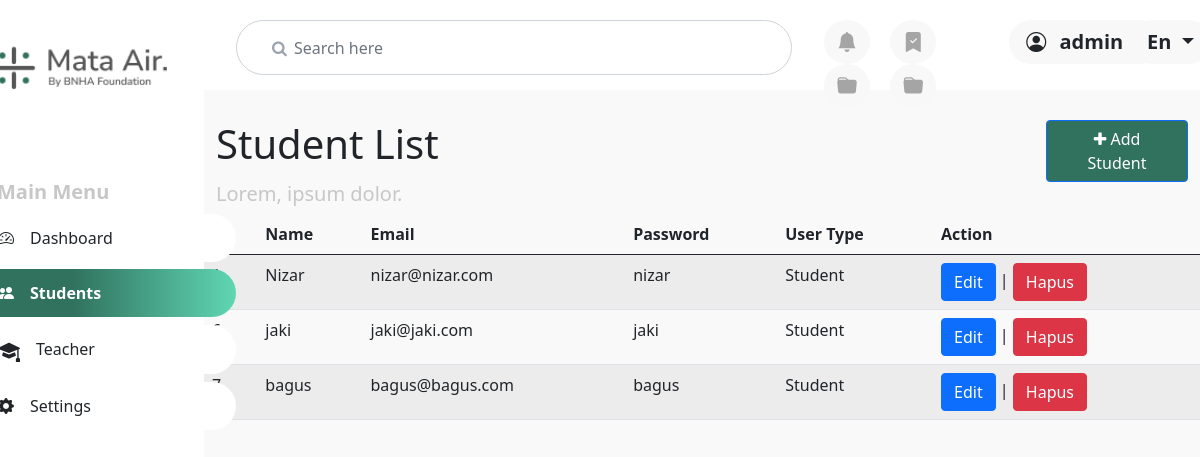
Page /students.php (signed in) on the committed database.
### tables this page shows
CREATE TABLE `user` (
  `id` int(11) NOT NULL,
  `nama` varchar(64) NOT NULL,
  `email` varchar(32) NOT NULL,
  `password` varchar(255) NOT NULL,
  `level` varchar(10) NOT NULL
);

### students.php (the view, shortened to what this page needs)
<?php
include 'config.php';
?>
<!DOCTYPE html>
<html lang="en">
<head>
    <link rel="stylesheet" href="css/students.css">
    <link href="https://cdn.jsdelivr.net/npm/bootstrap@5.0.2/dist/css/bootstrap.min.css" rel="stylesheet"
>
    <link href="https://cdn.jsdelivr.net/npm/bootstrap-icons@1.5.0/font/bootstrap-icons.css" rel="stylesheet" />
    <link href="https://cdnjs.cloudflare.com/ajax/libs/font-awesome/4.7.0/css/font-awesome.min.css" rel="stylesheet" />
</head>
<body>
    <div class="dashboard">
        <div class="menu">
            <div class="fixx">
                <div class="row">
                    <img src="assets/logo.png" alt="logo">
                </div>
                <h2 style="margin-top: 50px;">Main Menu</h2>
                <div class="row">
                    <div class="col-4">
                        <div class="list-group fs-6 px-3" id="list-tab" role="tablist">
                            <a class="list-group-item mb-2 list-group-item-action" id="list-home-list"
                                 href="dashboard.php" role="tab" aria-controls="list-home"><i
                                    class="bi bi-speedometer2 me-3"></i>Dashboard</a>
                            <a class="list-group-item mb-2 list-group-item-action active" id="list-profile-list"
                                data-bs-toggle="list" href="#list-profile" role="tab" aria-controls="list-profile"><i
                                    class="bi bi-people-fill me-3"></i>Students</a>
                            <a class="list-group-item mb-2 list-group-item-action" id="list-messages-list"
                                data-bs-toggle="list" href="#list-messages" role="tab"
                                aria-controls="list-messages">Teacher</a>
                            <a class="list-group-item mb-2 list-group-item-action" id="list-settings-list"
                                data-bs-toggle="list" href="#list-settings" role="tab" aria-controls="list-settings"><i
                                    class="bi bi-gear-fill me-3"></i>Settings</a>
                        </div>
                    </div>
                </div>
            </div>
        </div>
        <div class="desbor overflow-hidden">
             <div class="kotakan"
                style="width: 100%; height: 90px; display: block; position: fixed; background-color: white; z-index: 4;">
                <div class="row height " style="margin: 20px; margin-left:20px;">
                    <div class="col-6 ">
                        <div class="form "> <i class="fa fa-search ps-3"></i> <input type="text"
                                class="form-control form-input ps-4" placeholder="Search here"></div>
                    </div>
                    <div class="col-2">
                        <button type="button" class="btn fs-5 mx-2" style="border-radius: 50%; background-color: #F8F8F8 ;color: #A5A5A5;"><i class="bi bi-bell-fill"></i></button>
                        <button type="button" class="btn fs-5 mx-2" style="border-radius: 50%; background-color: #F8F8F8 ;color: #A5A5A5;"><i class="bi bi-bookmark-check-fill"></i></button>
                        <button type="button" class="btn fs-5 mx-2" style="border-radius: 50%; background-color: #F8F8F8 ;color: #A5A5A5;"><i class="bi bi-folder-fill"></i></button>
                        <button type="button" class="btn fs-5 mx-2" style="border-radius: 50%; background-color: #F8F8F8 ;color: #A5A5A5;"><i class="bi bi-folder-fill"></i></button>
                    </div>
                    <div class="col-1">
                        <div class="dropdown">
                            <button class="btn dropdown-toggle px-3 fw-bold fs-5" type="button" id="Akun" data-bs-toggle="dropdown" aria-expanded="false" style="border-radius: 40px; background-color:  #F8F8F8;">
                                <i class="bi bi-person-circle pe-2 "></i> <?php echo $_SESSION['nama']; ?>
                            </button>
                        </div>
                    </div>
                    <div class="col-1 ms-4">
                        <div class="dropdown">
                            <button class="btn dropdown-toggle px-3 fw-bold fs-5" type="button" id="Bahasa" data-bs-toggle="dropdown" aria-expanded="false" style="border-radius: 40px; background-color:  #F8F8F8;">
                                En
                            </button>
                        </div>
                    </div>
                </div>
            </div>
            <div class="container">
                <div class="konten">
                    <div class="row">
                        <div class="col-3 me-auto">
                            <h1>Student List</h1>
                        </div>
                        <div class="col-2 text-end">
                            <a href="form-add-student.php" type="button" class="btn btn-primary px-3" style="background-color: #30725E;">
                                <i class="fa fa-plus" aria-hidden="true"></i>
                                Add Student
                            </a>
                        </div>
                    </div>
                    <div class="row">
                        <h2 class="fs-5">Lorem, ipsum dolor.</h2>
                    </div>
                    <div class="row">
                    <table class="table table-striped table-hover">
                            <thead>
                                <tr>
                                    <th>Id</th>
                                    <th>Name</th>
                                    <th>Email</th>
                                    <th>Password</th>
                                    <th>User Type</th>
                                    <th>Action</th>
                                </tr>
                            </thead>
                            <tbody>
                                <?php
                                $sql = "SELECT * FROM user WHERE level='Student'";
                                $query = mysqli_query($conn, $sql);
                                while($user = mysqli_fetch_array($query)){
                                    echo "<tr>";
                                    echo "<td>".$user['id']."</td>";
                                    echo "<td>".$user['nama']."</td>";
                                    echo "<td>".$user['email']."</td>";
                                    echo "<td>".$user['password']."</td>";
                                    echo "<td>".$user['level']."</td>";
                                    echo "<td>";
                                    echo "<a class='btn btn-primary' href='form-edit-student.php?id=".$user['id']."'>Edit</a> | ";
                                    echo "<a class='btn btn-danger' href='delete-student.php?id=".$user['id']."'>Hapus</a>";
                                    echo "</td>";
                                    echo "</tr>";
                                }
                                ?>
                            </tbody>
                        </table>
                    </div>
                </div>
            </div>
        </div>
    </div>
</body>
</html>

### css/students.css (style rules this page uses)
html, body { height: 100%; width: 100%; }
body { margin: 0; padding: 0; font-family: 'Nunito Sans'; background: #30725E; display: flex; justify-content: center; align-items: center; overflow-x: hidden; }
.dashboard { display: flex; flex-direction: row; height: 100%; width: 100%; justify-content: space-between; align-items: center; }
.menu { background-color: white; height: 100%; width: 17%; box-shadow: black; display: flex; flex-direction: column; align-items: center; gap: 10px; }
.desbor { height: 100%; width: 83%; }
.fixx { position: fixed; }
.menu img { height: 50px; width: auto; margin: 40px; }
.list-group { width: 300px; }
.active { background: linear-gradient(90deg, #30725E 39.07%, #60D6B2 99.68%) !important; border: 2px solid #30725E !important; border-radius: 2rem !important; font-weight: bold !important; }
.list-group-item { border-style: none !important; border-radius: 2rem !important; padding: 12px !important; padding-left: 30px !important; }
.menu h2 { margin: 0; font-size: 20px !important; font-style: normal !important; font-weight: bold !important; margin-left: 45px !important; margin-bottom: 10px !important; color: #C7C7C7 !important; }
.konten h2 { color: #C7C7C7 !important; }
.form { position: relative }
.form .fa-search { position: absolute; top: 20px; left: 20px; color: #9ca3af }
.form-input { height: 55px; text-indent: 33px; border-radius: 10px }
.form-input { border-radius: 2rem !important; }
.desbor { height: 100vh; background-color: #F9F9F9; }
.konten { padding-top: 120px; }

### rows in the picture
user: id "1", nama "Nizar", email "nizar@nizar.com", password "nizar", level "Student"
user: nama "jaki", email "jaki@jaki.com", password "jaki", level "Student"
user: nama "bagus", email "bagus@bagus.com", password "bagus", level "Student"

### other values in the picture
$_SESSION['nama'] "admin"
